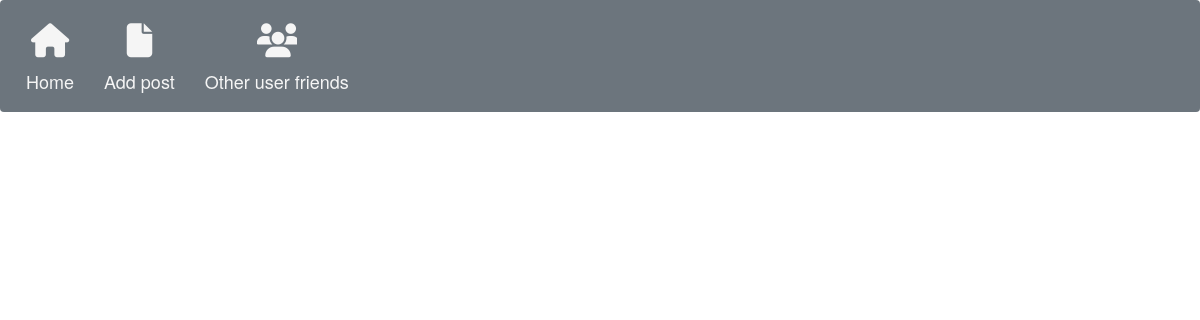
Page / (signed in) on the earlier database version.
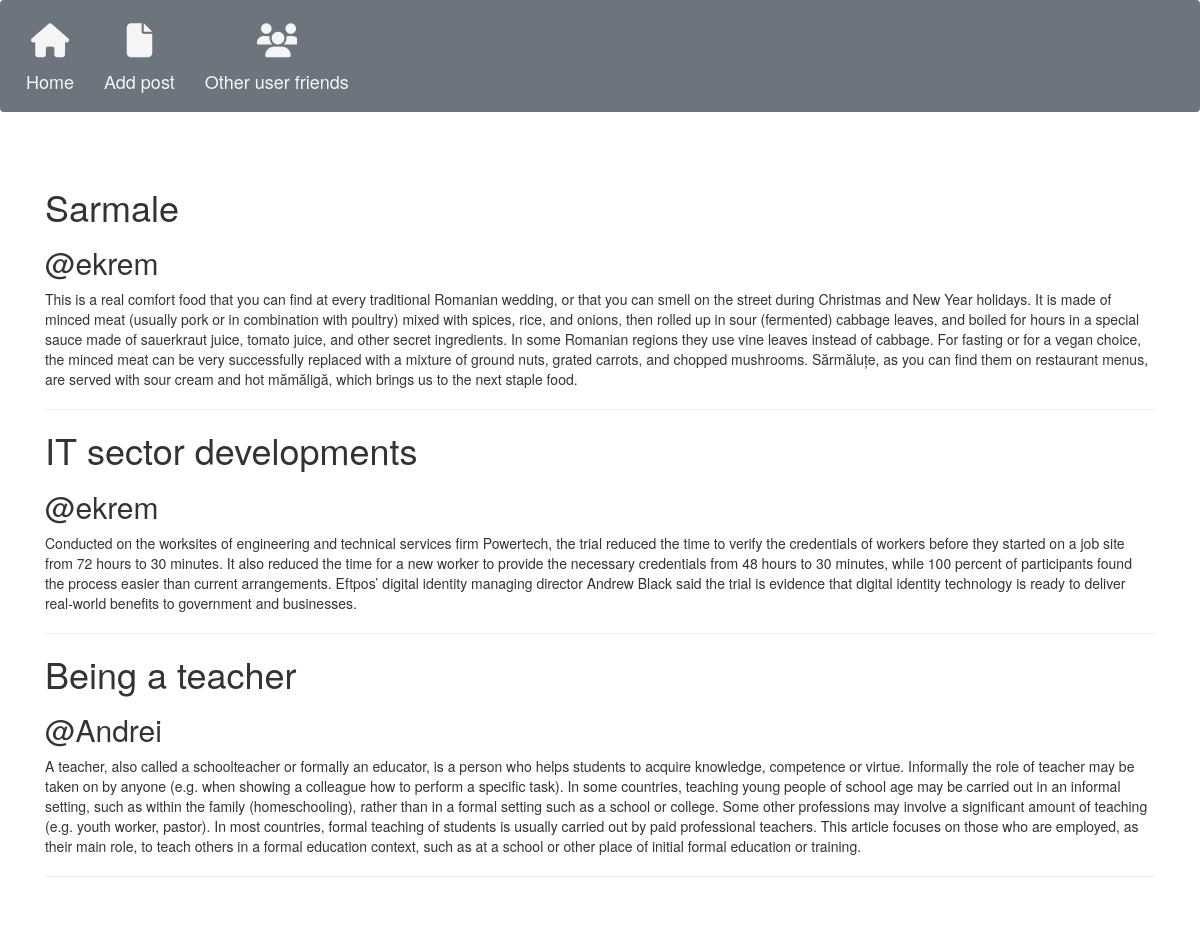
Same page on the later database version.
### tables this page shows
CREATE TABLE "posts"
(
	id integer
		constraint posts_pk
			primary key autoincrement,
	title text not null,
	description text not null,
	content textint not null,
	tag text not null
, username text not null);

### app.py (the view)
@app.route('/')
def index():
    if 'logged_in' not in session:
        return redirect("/login")
    else:
        with sql.connect("database.db") as con:
            cur = con.cursor()
            cur.execute("select * from posts")
        posts = cur.fetchall()
        return render_template('index.html', posts=posts)

### templates/index.html (shortened to what this page needs)
<!doctype html>
<html lang="en">
<head>
    <link rel="stylesheet" href="https://stackpath.bootstrapcdn.com/bootstrap/4.3.1/css/bootstrap.min.css"
>
    <link href="//maxcdn.bootstrapcdn.com/bootstrap/4.0.0/css/bootstrap.min.css" rel="stylesheet" id="bootstrap-css">
    <link href="//netdna.bootstrapcdn.com/bootstrap/3.0.0/css/bootstrap.min.css" rel="stylesheet">
    <link rel="stylesheet" type="text/css" href="https://stackpath.bootstrapcdn.com/font-awesome/4.7.0/css/font-awesome.min.css">
</head>
<body>
<nav class="navbar navbar-expand-lg navbar-dark bg-secondary">
    <ul class="nav navbar-nav" >
        <li>
            <a href="/">
                <div class="icon">
                    <i class="fa fa-home" aria-hidden="true"></i>
                </div>
                <div class="name"><span data-text="Home">Home</span></div>
            </a>
        </li>
        <li>
            <a href="/addPost">
                <div class="icon">
                    <i class="fa fa-file" aria-hidden="true"></i>
                </div>
                <div class="name"><span data-text="About">Add post</span></div>
            </a>
        </li>
        <li>
            <a href="/followers">
                <div class="icon">
                    <i class="fa fa-users" aria-hidden="true"></i>>
                </div>
                <div class="name"><span data-text="Team">Other user friends</span></div>
            </a>
        </li>
    </ul>
</nav>
<main class="d-flex align-items-center min-vh-100 py-3 py-md-0">
<div class="container">
    {% for post in posts %}
    <div>
        <h1>{{post[1]}}</h1>
        <h2>@{{post[5]}}</h2>
        <p>{{post[3]}}</p>
        <hr>
    </div>
    {% endfor %}
</div>
</main>
</body>
</html>

### templates/index.html (style rules this page uses)
ul li a .icon { width: 40px; height: 40px; text-align: center; overflow: hidden; margin: 0 auto 10px; }
ul li a .icon .fa { width: 100%; height: 100%; line-height: 40px; font-size: 34px; transition: 0.5s; color: whitesmoke; }
ul li a .name span { display: block; position: relative; color: whitesmoke; font-size: 18px; line-height: 20px; transition: 0.5s; }

Differences in the rows shown:
added posts: title "Sarmale", username "ekrem", content "This is a real comfort food that you can find at every traditional Romanian wedding, or that you can smell on the street during Christmas and New Year holidays. It is made of minced meat (usually pork or in combination with poultry) mixed with spices, rice, and onions, then rolled up in sour (fermented) cabbage leaves, and boiled for hours in a special sauce made of sauerkraut juice, tomato juice, and other secret ingredients. In some Romanian regions they use vine leaves instead of cabbage. For fasting or for a vegan choice, the minced meat can be very successfully replaced with a mixture of ground nuts, grated carrots, and chopped mushrooms. Sărmăluțe, as you can find them on restaurant…"
added posts: title "IT sector developments", username "ekrem", content "Conducted on the worksites of engineering and technical services firm Powertech, the trial reduced the time to verify the credentials of workers before they started on a job site from 72 hours to 30 minutes. It also reduced the time for a new worker to provide the necessary credentials from 48 hours to 30 minutes, while 100 percent of participants found the process easier than current arrangements. Eftpos’ digital identity managing director Andrew Black said the trial is evidence that digital identity technology is ready to deliver real-world benefits to government and businesses."
added posts: title "Being a teacher", username "Andrei", content "A teacher, also called a schoolteacher or formally an educator, is a person who helps students to acquire knowledge, competence or virtue. Informally the role of teacher may be taken on by anyone (e.g. when showing a colleague how to perform a specific task). In some countries, teaching young people of school age may be carried out in an informal setting, such as within the family (homeschooling), rather than in a formal setting such as a school or college. Some other professions may involve a significant amount of teaching (e.g. youth worker, pastor). In most countries, formal teaching of students is usually carried out by paid professional teachers. This article focuses on those who are…"
